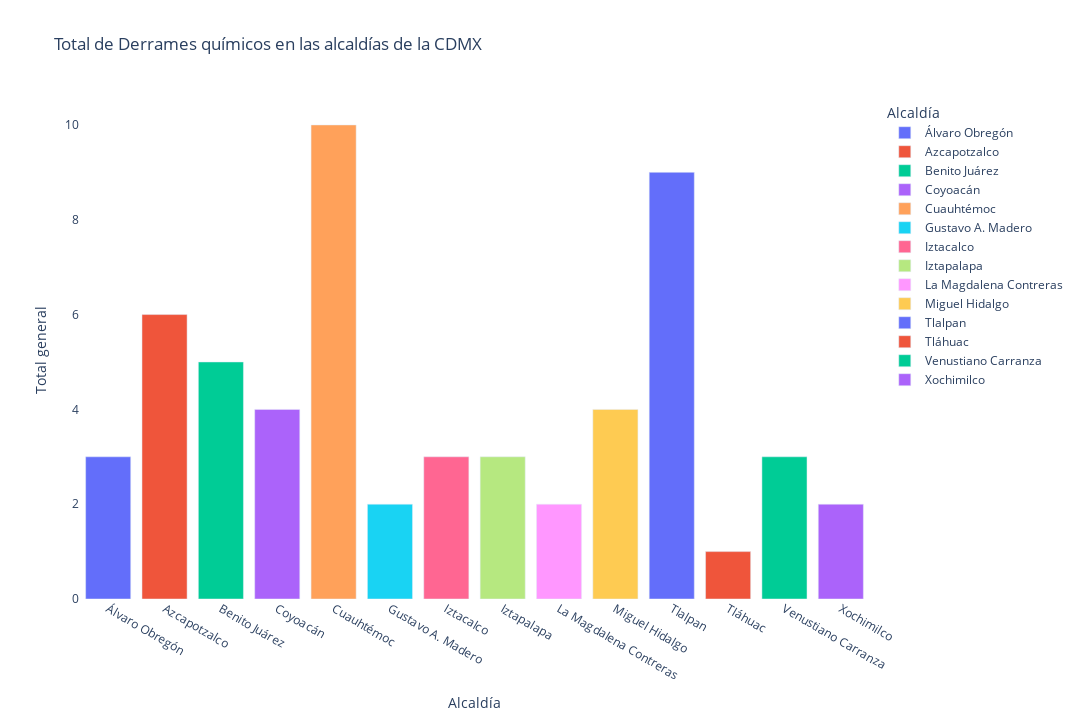

Source (notebook cell):
### Code cell
fig = px.bar(df_derrames_q[df_derrames_q['Alcaldía'] != 'CDMX'],
            y='Total general',
            x='Alcaldía',
            labels={'tema': 'Tipo de reporte', 'size': 'Total'},
            title='Total de Derrames químicos en las alcaldías de la CDMX',
            color='Alcaldía',
            # text_auto='.2s',
            width=1080,
            height=720)

fig.update_layout({
    'plot_bgcolor': 'rgba(0, 0, 0, 0)',
    'paper_bgcolor': 'rgba(0, 0, 0, 0)',
})

fig.write_image('../images/grafica_total_derrames_cdmx_por_alcaldia.png')
fig.write_image('../images/grafica_total_derrames_cdmx_por_alcaldia.svg')

fig.show()

### Figure 1 — Plotly figure (JSON) as saved in the notebook; plotly's stock layout.template omitted (floating-point values rounded to 4 significant figures)
{"data": [{"alignmentgroup": "True", "hovertemplate": "Alcaldía=%{x}<br>Total general=%{y}<extra></extra>", "legendgroup": "Álvaro Obregón", "marker": {"color": "#636efa", "pattern": {"shape": ""}}, "name": "Álvaro Obregón", "offsetgroup": "Álvaro Obregón", "orientation": "v", "showlegend": true, "textposition": "auto", "type": "bar", "x": ["Álvaro Obregón"], "xaxis": "x", "y": [3], "yaxis": "y"}, {"alignmentgroup": "True", "hovertemplate": "Alcaldía=%{x}<br>Total general=%{y}<extra></extra>", "legendgroup": "Azcapotzalco", "marker": {"color": "#EF553B", "pattern": {"shape": ""}}, "name": "Azcapotzalco", "offsetgroup": "Azcapotzalco", "orientation": "v", "showlegend": true, "textposition": "auto", "type": "bar", "x": ["Azcapotzalco"], "xaxis": "x", "y": [6], "yaxis": "y"}, {"alignmentgroup": "True", "hovertemplate": "Alcaldía=%{x}<br>Total general=%{y}<extra></extra>", "legendgroup": "Benito Juárez", "marker": {"color": "#00cc96", "pattern": {"shape": ""}}, "name": "Benito Juárez", "offsetgroup": "Benito Juárez", "orientation": "v", "showlegend": true, "textposition": "auto", "type": "bar", "x": ["Benito Juárez"], "xaxis": "x", "y": [5], "yaxis": "y"}, {"alignmentgroup": "True", "hovertemplate": "Alcaldía=%{x}<br>Total general=%{y}<extra></extra>", "legendgroup": "Coyoacán", "marker": {"color": "#ab63fa", "pattern": {"shape": ""}}, "name": "Coyoacán", "offsetgroup": "Coyoacán", "orientation": "v", "showlegend": true, "textposition": "auto", "type": "bar", "x": ["Coyoacán"], "xaxis": "x", "y": [4], "yaxis": "y"}, {"alignmentgroup": "True", "hovertemplate": "Alcaldía=%{x}<br>Total general=%{y}<extra></extra>", "legendgroup": "Cuauhtémoc", "marker": {"color": "#FFA15A", "pattern": {"shape": ""}}, "name": "Cuauhtémoc", "offsetgroup": "Cuauhtémoc", "orientation": "v", "showlegend": true, "textposition": "auto", "type": "bar", "x": ["Cuauhtémoc"], "xaxis": "x", "y": [10], "yaxis": "y"}, {"alignmentgroup": "True", "hovertemplate": "Alcaldía=%{x}<br>Total general=%{y}<extra></extra>", "legendgroup": "Gustavo A. Madero", "marker": {"color": "#19d3f3", "pattern": {"shape": ""}}, "name": "Gustavo A. Madero", "offsetgroup": "Gustavo A. Madero", "orientation": "v", "showlegend": true, "textposition": "auto", "type": "bar", "x": ["Gustavo A. Madero"], "xaxis": "x", "y": [2], "yaxis": "y"}, {"alignmentgroup": "True", "hovertemplate": "Alcaldía=%{x}<br>Total general=%{y}<extra></extra>", "legendgroup": "Iztacalco", "marker": {"color": "#FF6692", "pattern": {"shape": ""}}, "name": "Iztacalco", "offsetgroup": "Iztacalco", "orientation": "v", "showlegend": true, "textposition": "auto", "type": "bar", "x": ["Iztacalco"], "xaxis": "x", "y": [3], "yaxis": "y"}, {"alignmentgroup": "True", "hovertemplate": "Alcaldía=%{x}<br>Total general=%{y}<extra></extra>", "legendgroup": "Iztapalapa", "marker": {"color": "#B6E880", "pattern": {"shape": ""}}, "name": "Iztapalapa", "offsetgroup": "Iztapalapa", "orientation": "v", "showlegend": true, "textposition": "auto", "type": "bar", "x": ["Iztapalapa"], "xaxis": "x", "y": [3], "yaxis": "y"}, {"alignmentgroup": "True", "hovertemplate": "Alcaldía=%{x}<br>Total general=%{y}<extra></extra>", "legendgroup": "La Magdalena Contreras", "marker": {"color": "#FF97FF", "pattern": {"shape": ""}}, "name": "La Magdalena Contreras", "offsetgroup": "La Magdalena Contreras", "orientation": "v", "showlegend": true, "textposition": "auto", "type": "bar", "x": ["La Magdalena Contreras"], "xaxis": "x", "y": [2], "yaxis": "y"}, {"alignmentgroup": "True", "hovertemplate": "Alcaldía=%{x}<br>Total general=%{y}<extra></extra>", "legendgroup": "Miguel Hidalgo", "marker": {"color": "#FECB52", "pattern": {"shape": ""}}, "name": "Miguel Hidalgo", "offsetgroup": "Miguel Hidalgo", "orientation": "v", "showlegend": true, "textposition": "auto", "type": "bar", "x": ["Miguel Hidalgo"], "xaxis": "x", "y": [4], "yaxis": "y"}, {"alignmentgroup": "True", "hovertemplate": "Alcaldía=%{x}<br>Total general=%{y}<extra></extra>", "legendgroup": "Tlalpan", "marker": {"color": "#636efa", "pattern": {"shape": ""}}, "name": "Tlalpan", "offsetgroup": "Tlalpan", "orientation": "v", "showlegend": true, "textposition": "auto", "type": "bar", "x": ["Tlalpan"], "xaxis": "x", "y": [9], "yaxis": "y"}, {"alignmentgroup": "True", "hovertemplate": "Alcaldía=%{x}<br>Total general=%{y}<extra></extra>", "legendgroup": "Tláhuac", "marker": {"color": "#EF553B", "pattern": {"shape": ""}}, "name": "Tláhuac", "offsetgroup": "Tláhuac", "orientation": "v", "showlegend": true, "textposition": "auto", "type": "bar", "x": ["Tláhuac"], "xaxis": "x", "y": [1], "yaxis": "y"}, {"alignmentgroup": "True", "hovertemplate": "Alcaldía=%{x}<br>Total general=%{y}<extra></extra>", "legendgroup": "Venustiano Carranza", "marker": {"color": "#00cc96", "pattern": {"shape": ""}}, "name": "Venustiano Carranza", "offsetgroup": "Venustiano Carranza", "orientation": "v", "showlegend": true, "textposition": "auto", "type": "bar", "x": ["Venustiano Carranza"], "xaxis": "x", "y": [3], "yaxis": "y"}, {"alignmentgroup": "True", "hovertemplate": "Alcaldía=%{x}<br>Total general=%{y}<extra></extra>", "legendgroup": "Xochimilco", "marker": {"color": "#ab63fa", "pattern": {"shape": ""}}, "name": "Xochimilco", "offsetgroup": "Xochimilco", "orientation": "v", "showlegend": true, "textposition": "auto", "type": "bar", "x": ["Xochimilco"], "xaxis": "x", "y": [2], "yaxis": "y"}], "layout": {"barmode": "relative", "height": 720, "legend": {"title": {"text": "Alcaldía"}, "tracegroupgap": 0}, "paper_bgcolor": "rgba(0, 0, 0, 0)", "plot_bgcolor": "rgba(0, 0, 0, 0)", "title": {"text": "Total de Derrames químicos en las alcaldías de la CDMX"}, "width": 1080, "xaxis": {"anchor": "y", "categoryarray": ["Álvaro Obregón", "Azcapotzalco", "Benito Juárez", "Coyoacán", "Cuauhtémoc", "Gustavo A. Madero", "Iztacalco", "Iztapalapa", "La Magdalena Contreras", "Miguel Hidalgo", "Tlalpan", "Tláhuac", "Venustiano Carranza", "Xochimilco"], "categoryorder": "array", "domain": [0, 1], "title": {"text": "Alcaldía"}}, "yaxis": {"anchor": "x", "domain": [0, 1], "title": {"text": "Total general"}}}}
